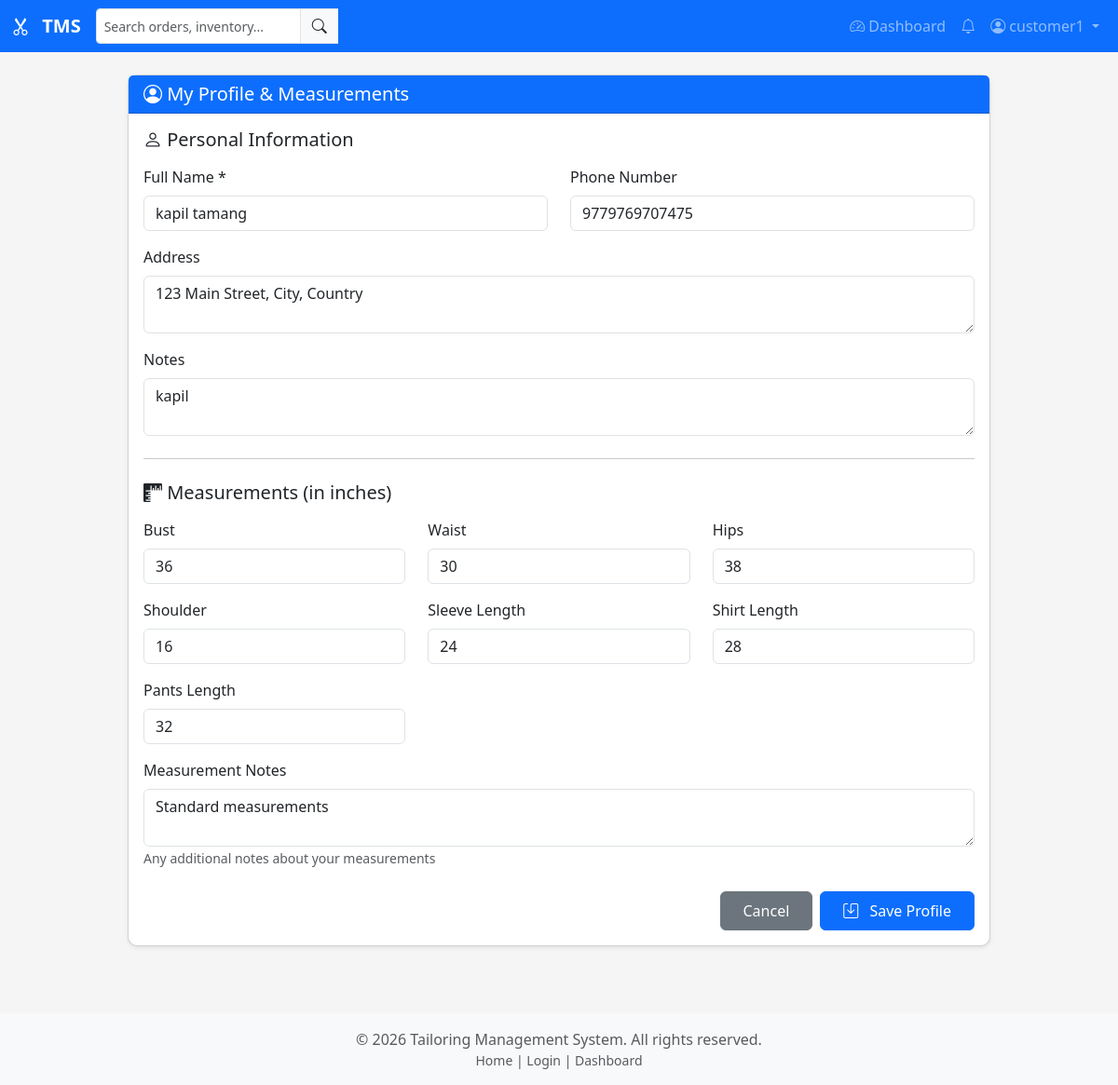
The app's page /customer/profile.php (signed in) with its own data.
### tables this page shows
CREATE TABLE `customers` (
  `id` int(11) NOT NULL,
  `user_id` int(11) NOT NULL,
  `name` varchar(100) NOT NULL,
  `phone` varchar(20) DEFAULT NULL,
  `address` text DEFAULT NULL,
  `measurements` longtext DEFAULT NULL COMMENT 'JSON field for bust, waist, hips, length, etc.' CHECK (json_valid(`measurements`)),
  `notes` text DEFAULT NULL,
  `created_at` timestamp NOT NULL DEFAULT current_timestamp(),
  `updated_at` timestamp NOT NULL DEFAULT current_timestamp() ON UPDATE current_timestamp()
);

### includes/functions.php (called while the page is built, shortened)
<?php
function baseUrl($path = '') {
    $base = defined('BASE_URL') ? BASE_URL : '/TMS/';
    return rtrim($base, '/') . '/' . ltrim($path, '/');
}
?>

### customer/profile.php (the view, shortened to what this page needs)
<?php
require_once __DIR__ . '/../includes/functions.php';
require_once __DIR__ . '/../includes/auth.php';
$customer = null;
try {
    $stmt = $pdo->prepare("SELECT * FROM customers WHERE user_id = ?");
    $stmt->execute([$_SESSION['user_id']]);
    $customer = $stmt->fetch();
} catch (PDOException $e) {
    $error = 'Error fetching customer data.';
}
$measurements = [];
if ($customer && $customer['measurements']) {
    $measurements = json_decode($customer['measurements'], true) ?? [];
}
include __DIR__ . '/../includes/header.php';
?>
<div class="container py-4">
    <div class="row">
        <div class="col-md-10 mx-auto">
            <div class="card shadow-sm">
                <div class="card-header bg-primary text-white">
                    <h5 class="mb-0"><i class="bi bi-person-circle"></i> My Profile & Measurements</h5>
                </div>
                <div class="card-body">
                    <form method="POST" id="profileForm">
                        <h5 class="mb-3"><i class="bi bi-person"></i> Personal Information</h5>
                        <div class="row">
                            <div class="col-md-6 mb-3">
                                <label for="name" class="form-label">Full Name *</label>
                                <input type="text" class="form-control" id="name" name="name"
                                       value="<?php echo htmlspecialchars($customer['name'] ?? ''); ?>" required>
                            </div>
                            <div class="col-md-6 mb-3">
                                <label for="phone" class="form-label">Phone Number</label>
                                <input type="tel" class="form-control" id="phone" name="phone"
                                       value="<?php echo htmlspecialchars($customer['phone'] ?? ''); ?>">
                            </div>
                        </div>
                        <div class="mb-3">
                            <label for="address" class="form-label">Address</label>
                            <textarea class="form-control" id="address" name="address" rows="2"><?php echo htmlspecialchars($customer['address'] ?? ''); ?></textarea>
                        </div>
                        <div class="mb-3">
                            <label for="notes" class="form-label">Notes</label>
                            <textarea class="form-control" id="notes" name="notes" rows="2"><?php echo htmlspecialchars($customer['notes'] ?? ''); ?></textarea>
                        </div>
                        <hr class="my-4">
                        <h5 class="mb-3"><i class="bi bi-rulers"></i> Measurements (in inches)</h5>
                        <div class="row">
                            <div class="col-md-4 mb-3">
                                <label for="bust" class="form-label">Bust</label>
                                <input type="number" class="form-control" id="bust" name="bust"
                                       step="0.1" min="0"
                                       value="<?php echo htmlspecialchars($measurements['bust'] ?? ''); ?>">
                            </div>
                            <div class="col-md-4 mb-3">
                                <label for="waist" class="form-label">Waist</label>
                                <input type="number" class="form-control" id="waist" name="waist"
                                       step="0.1" min="0"
                                       value="<?php echo htmlspecialchars($measurements['waist'] ?? ''); ?>">
                            </div>
                            <div class="col-md-4 mb-3">
                                <label for="hips" class="form-label">Hips</label>
                                <input type="number" class="form-control" id="hips" name="hips"
                                       step="0.1" min="0"
                                       value="<?php echo htmlspecialchars($measurements['hips'] ?? ''); ?>">
                            </div>
                        </div>
                        <div class="row">
                            <div class="col-md-4 mb-3">
                                <label for="shoulder" class="form-label">Shoulder</label>
                                <input type="number" class="form-control" id="shoulder" name="shoulder"
                                       step="0.1" min="0"
                                       value="<?php echo htmlspecialchars($measurements['shoulder'] ?? ''); ?>">
                            </div>
                            <div class="col-md-4 mb-3">
                                <label for="sleeve_length" class="form-label">Sleeve Length</label>
                                <input type="number" class="form-control" id="sleeve_length" name="sleeve_length"
                                       step="0.1" min="0"
                                       value="<?php echo htmlspecialchars($measurements['sleeve_length'] ?? ''); ?>">
                            </div>
                            <div class="col-md-4 mb-3">
                                <label for="shirt_length" class="form-label">Shirt Length</label>
                                <input type="number" class="form-control" id="shirt_length" name="shirt_length"
                                       step="0.1" min="0"
                                       value="<?php echo htmlspecialchars($measurements['shirt_length'] ?? ''); ?>">
                            </div>
                        </div>
                        <div class="row">
                            <div class="col-md-4 mb-3">
                                <label for="pants_length" class="form-label">Pants Length</label>
                                <input type="number" class="form-control" id="pants_length" name="pants_length"
                                       step="0.1" min="0"
                                       value="<?php echo htmlspecialchars($measurements['pants_length'] ?? ''); ?>">
                            </div>
                        </div>
                        <div class="mb-3">
                            <label for="measurement_notes" class="form-label">Measurement Notes</label>
                            <textarea class="form-control" id="measurement_notes" name="measurement_notes" rows="2"><?php echo htmlspecialchars($measurements['notes'] ?? ''); ?></textarea>
                            <small class="form-text text-muted">Any additional notes about your measurements</small>
                        </div>
                        <div class="d-grid gap-2 d-md-flex justify-content-md-end mt-4">
                            <a href="<?php echo baseUrl('customer/dashboard.php'); ?>" class="btn btn-secondary">Cancel</a>
                            <button type="submit" class="btn btn-primary">
                                <i class="bi bi-save"></i> Save Profile
                            </button>
                        </div>
                    </form>
                </div>
            </div>
        </div>
    </div>
</div>
<?php include __DIR__ . '/../includes/footer.php'; ?>

### assets/css/style.css (style rules this page uses)
:root { --primary-color: #0d6efd; --secondary-color: #6c757d; --success-color: #198754; --danger-color: #dc3545; --warning-color: #ffc107; --info-color: #0dcaf0; --light-color: #f8f9fa; --dark-color: #212529; }
body { font-family: 'Segoe UI', Tahoma, Geneva, Verdana, sans-serif; background-color: #f5f5f5; min-height: 100vh; }
.card { border-radius: 10px; transition: transform 0.2s ease-in-out; }
.shadow-sm { box-shadow: 0 0.125rem 0.25rem rgba(0, 0, 0, 0.075) !important; }
.form-label { font-weight: 500; margin-bottom: 0.5rem; }
.btn { border-radius: 6px; font-weight: 500; padding: 0.5rem 1.5rem; transition: all 0.2s ease-in-out; }
.btn i { margin-right: 0.5rem; }

### records on screen
customers: name "kapil tamang", phone "9779769707475", address "123 Main Street, City, Country", notes "kapil", bust "36", waist "30", hips "38", shoulder "16", sleeve_length "24", shirt_length "28", pants_length "32", measurement_notes "Standard measurements"

### other values on screen
$_SESSION['user_name'] "customer1"
